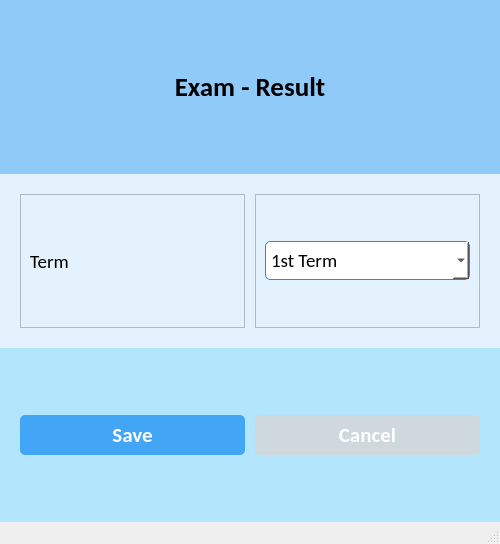
<?xml version="1.0" encoding="UTF-8"?>
<ui version="4.0">
 <class>ExamDetailsWindow</class>
 <widget class="QMainWindow" name="ExamDetailsWindow">
  <property name="geometry">
   <rect>
    <x>0</x>
    <y>0</y>
    <width>500</width>
    <height>544</height>
   </rect>
  </property>
  <property name="minimumSize">
   <size>
    <width>500</width>
    <height>0</height>
   </size>
  </property>
  <property name="windowTitle">
   <string>Exam Details</string>
  </property>
  <widget class="QWidget" name="centralwidget">
   <property name="styleSheet">
    <string notr="true">* {
	background-color: #e3f2fd;
}
#std_image {
	background-color: #fff;
}

#header_frame, #label {
	background-color: #90caf9;
}

#bottom_widget {
	background-color: #b3e5fc;
}

QPushButton {
	background-color: #42a5f5;
	border-radius: 5px;
	color: #fff;
}

#btn_cancel {
	background-color: #cfd8dc;
	border-radius: 5px;
	color: #fff;
}

QLineEdit {
	background-color: #fff;
	border-radius: 5px;
	border: 1px solid #039be5;
	padding: 5px 5px;
}

QComboBox {
	background-color: #fff;
	border-radius: 5px;
	border: 1px solid #039be5;
	padding: 5px 5px;
}</string>
   </property>
   <layout class="QVBoxLayout" name="verticalLayout_3">
    <property name="spacing">
     <number>0</number>
    </property>
    <property name="leftMargin">
     <number>0</number>
    </property>
    <property name="topMargin">
     <number>0</number>
    </property>
    <property name="rightMargin">
     <number>0</number>
    </property>
    <property name="bottomMargin">
     <number>0</number>
    </property>
    <item>
     <widget class="QLabel" name="label">
      <property name="font">
       <font>
        <family>Calibri</family>
        <pointsize>20</pointsize>
        <weight>75</weight>
        <bold>true</bold>
       </font>
      </property>
      <property name="text">
       <string>Exam - Result</string>
      </property>
      <property name="alignment">
       <set>Qt::AlignCenter</set>
      </property>
      <property name="margin">
       <number>10</number>
      </property>
     </widget>
    </item>
    <item>
     <widget class="QWidget" name="widget" native="true">
      <layout class="QHBoxLayout" name="horizontalLayout">
       <property name="spacing">
        <number>10</number>
       </property>
       <property name="leftMargin">
        <number>20</number>
       </property>
       <property name="topMargin">
        <number>20</number>
       </property>
       <property name="rightMargin">
        <number>20</number>
       </property>
       <property name="bottomMargin">
        <number>20</number>
       </property>
       <item>
        <widget class="QFrame" name="frame">
         <property name="frameShape">
          <enum>QFrame::StyledPanel</enum>
         </property>
         <property name="frameShadow">
          <enum>QFrame::Raised</enum>
         </property>
         <layout class="QVBoxLayout" name="verticalLayout_2">
          <item>
           <widget class="QLabel" name="label_3">
            <property name="font">
             <font>
              <family>Calibri</family>
              <pointsize>14</pointsize>
             </font>
            </property>
            <property name="text">
             <string>Term</string>
            </property>
           </widget>
          </item>
          <!-- <item>
           <widget class="QLabel" name="label_2">
            <property name="font">
             <font>
              <family>Calibri</family>
              <pointsize>14</pointsize>
             </font>
            </property>
            <property name="text">
             <string>Subject 1</string>
            </property>
           </widget>
          </item>
          <item>
           <widget class="QLabel" name="label_4">
            <property name="font">
             <font>
              <family>Calibri</family>
              <pointsize>14</pointsize>
             </font>
            </property>
            <property name="text">
             <string>Subject 2</string>
            </property>
           </widget>
          </item>
          <item>
           <widget class="QLabel" name="label_5">
            <property name="font">
             <font>
              <family>Calibri</family>
              <pointsize>14</pointsize>
             </font>
            </property>
            <property name="text">
             <string>Subject 3</string>
            </property>
           </widget>
          </item>
          <item>
           <widget class="QLabel" name="label_6">
            <property name="font">
             <font>
              <family>Calibri</family>
              <pointsize>14</pointsize>
             </font>
            </property>
            <property name="text">
             <string>Subject 4</string>
            </property>
           </widget>
          </item>
          <item>
           <widget class="QLabel" name="label_7">
            <property name="font">
             <font>
              <family>Calibri</family>
              <pointsize>14</pointsize>
             </font>
            </property>
            <property name="text">
             <string>Subject 5</string>
            </property>
           </widget>
          </item>
          <item>
           <widget class="QLabel" name="label_8">
            <property name="font">
             <font>
              <family>Calibri</family>
              <pointsize>14</pointsize>
             </font>
            </property>
            <property name="text">
             <string>Subject 6</string>
            </property>
           </widget>
          </item> -->
          <!-- <item>
           <widget class="QLabel" name="label_9">
            <property name="font">
             <font>
              <family>Calibri</family>
              <pointsize>16</pointsize>
              <weight>75</weight>
              <bold>true</bold>
             </font>
            </property>
            <property name="text">
             <string>Total</string>
            </property>
           </widget>
          </item> -->
         </layout>
        </widget>
       </item>
       <item>
        <widget class="QFrame" name="frame_2">
         <property name="frameShape">
          <enum>QFrame::StyledPanel</enum>
         </property>
         <property name="frameShadow">
          <enum>QFrame::Raised</enum>
         </property>
         <layout class="QVBoxLayout" name="verticalLayout">
          <item>
           <widget class="QComboBox" name="select_term">
            <property name="font">
             <font>
              <family>Calibri</family>
              <pointsize>14</pointsize>
             </font>
            </property>
            <item>
             <property name="text">
              <string>1st Term</string>
             </property>
            </item>
            <item>
             <property name="text">
              <string>2nd Term</string>
             </property>
            </item>
            <item>
             <property name="text">
              <string>3rd Term</string>
             </property>
            </item>
           </widget>
          </item>
          
          <!-- <item>
           <widget class="QLineEdit" name="lineEdit">
            <property name="font">
             <font>
              <family>Calibri</family>
              <pointsize>14</pointsize>
             </font>
            </property>
           </widget>
          </item>
          <item>
           <widget class="QLineEdit" name="lineEdit_2">
            <property name="font">
             <font>
              <family>Calibri</family>
              <pointsize>14</pointsize>
             </font>
            </property>
           </widget>
          </item>
          <item>
           <widget class="QLineEdit" name="lineEdit_3">
            <property name="font">
             <font>
              <family>Calibri</family>
              <pointsize>14</pointsize>
             </font>
            </property>
           </widget>
          </item>
          <item>
           <widget class="QLineEdit" name="lineEdit_4">
            <property name="font">
             <font>
              <family>Calibri</family>
              <pointsize>14</pointsize>
             </font>
            </property>
           </widget>
          </item>
          <item>
           <widget class="QLineEdit" name="lineEdit_5">
            <property name="font">
             <font>
              <family>Calibri</family>
              <pointsize>14</pointsize>
             </font>
            </property>
           </widget>
          </item>
          <item>
           <widget class="QLineEdit" name="lineEdit_6">
            <property name="font">
             <font>
              <family>Calibri</family>
              <pointsize>14</pointsize>
             </font>
            </property>
           </widget>
          </item>
          <item>
           <widget class="QLineEdit" name="lineEdit_7">
            <property name="font">
             <font>
              <family>Calibri</family>
              <pointsize>16</pointsize>
              <weight>75</weight>
              <bold>true</bold>
             </font>
            </property>
           </widget>
          </item> -->
         </layout>
        </widget>
       </item>
      </layout>
     </widget>
    </item>
    <item>
     <widget class="QWidget" name="bottom_widget" native="true">
      <layout class="QHBoxLayout" name="horizontalLayout_3">
       <property name="spacing">
        <number>10</number>
       </property>
       <property name="leftMargin">
        <number>20</number>
       </property>
       <property name="topMargin">
        <number>15</number>
       </property>
       <property name="rightMargin">
        <number>20</number>
       </property>
       <property name="bottomMargin">
        <number>15</number>
       </property>
       <item>
        <widget class="QPushButton" name="btn_save">
         <property name="minimumSize">
          <size>
           <width>0</width>
           <height>40</height>
          </size>
         </property>
         <property name="font">
          <font>
           <family>Calibri</family>
           <pointsize>16</pointsize>
           <weight>75</weight>
           <bold>true</bold>
          </font>
         </property>
         <property name="text">
          <string>Save</string>
         </property>
         <property name="icon">
          <iconset resource="resources.qrc">
           <normaloff>:/icons/assets/icons/save.png</normaloff>:/icons/assets/icons/save.png</iconset>
         </property>
         <property name="iconSize">
          <size>
           <width>32</width>
           <height>32</height>
          </size>
         </property>
        </widget>
       </item>
       <item>
        <widget class="QPushButton" name="btn_cancel">
         <property name="minimumSize">
          <size>
           <width>0</width>
           <height>40</height>
          </size>
         </property>
         <property name="font">
          <font>
           <family>Calibri</family>
           <pointsize>16</pointsize>
           <weight>75</weight>
           <bold>true</bold>
          </font>
         </property>
         <property name="text">
          <string>Cancel</string>
         </property>
         <property name="icon">
          <iconset resource="resources.qrc">
           <normaloff>:/icons/assets/icons/close.png</normaloff>:/icons/assets/icons/close.png</iconset>
         </property>
         <property name="iconSize">
          <size>
           <width>32</width>
           <height>32</height>
          </size>
         </property>
        </widget>
       </item>
      </layout>
     </widget>
    </item>
   </layout>
  </widget>
  <widget class="QStatusBar" name="statusbar"/>
 </widget>
 <resources>
  <include location="resources.qrc"/>
 </resources>
 <connections/>
</ui>
